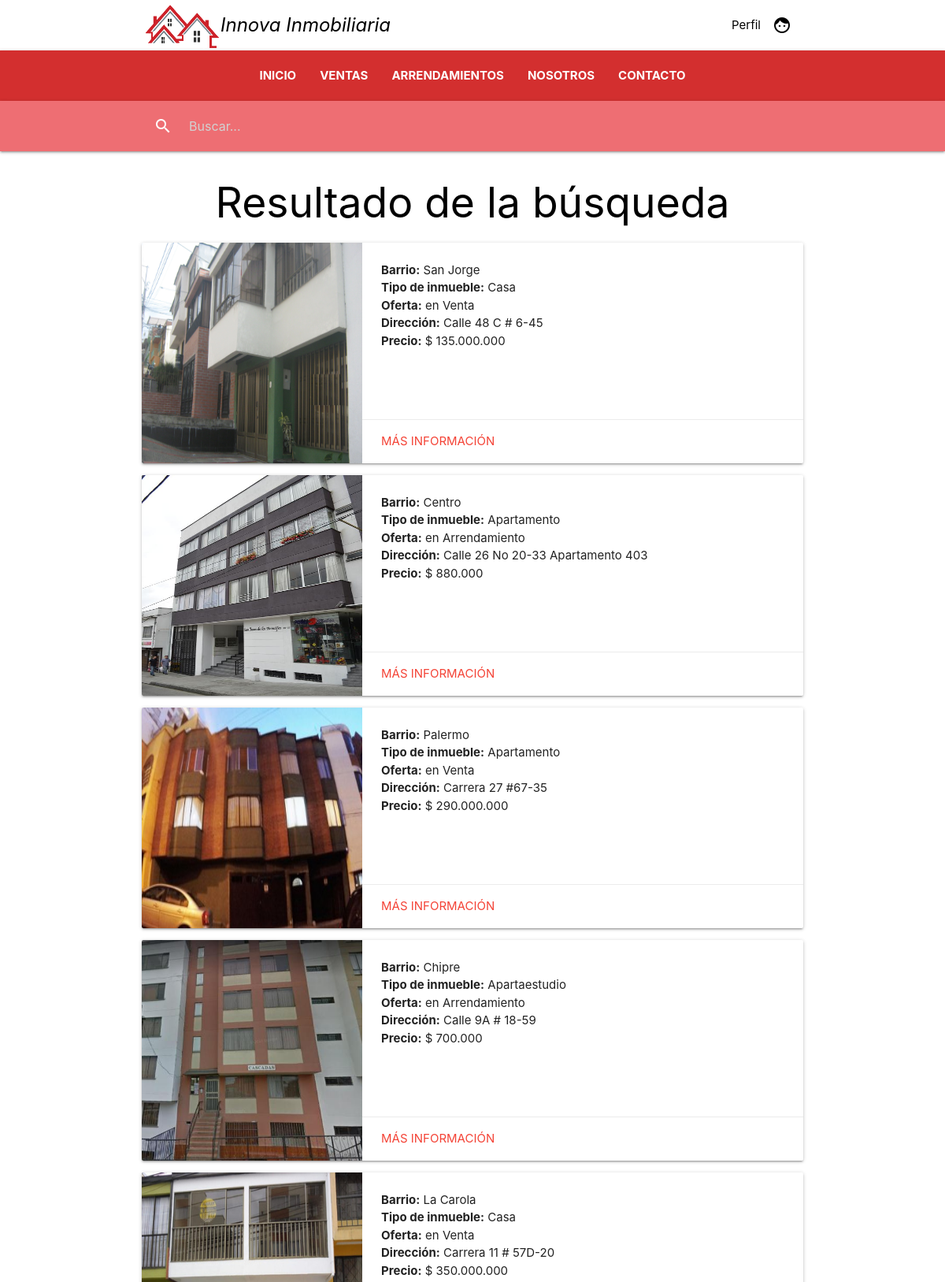
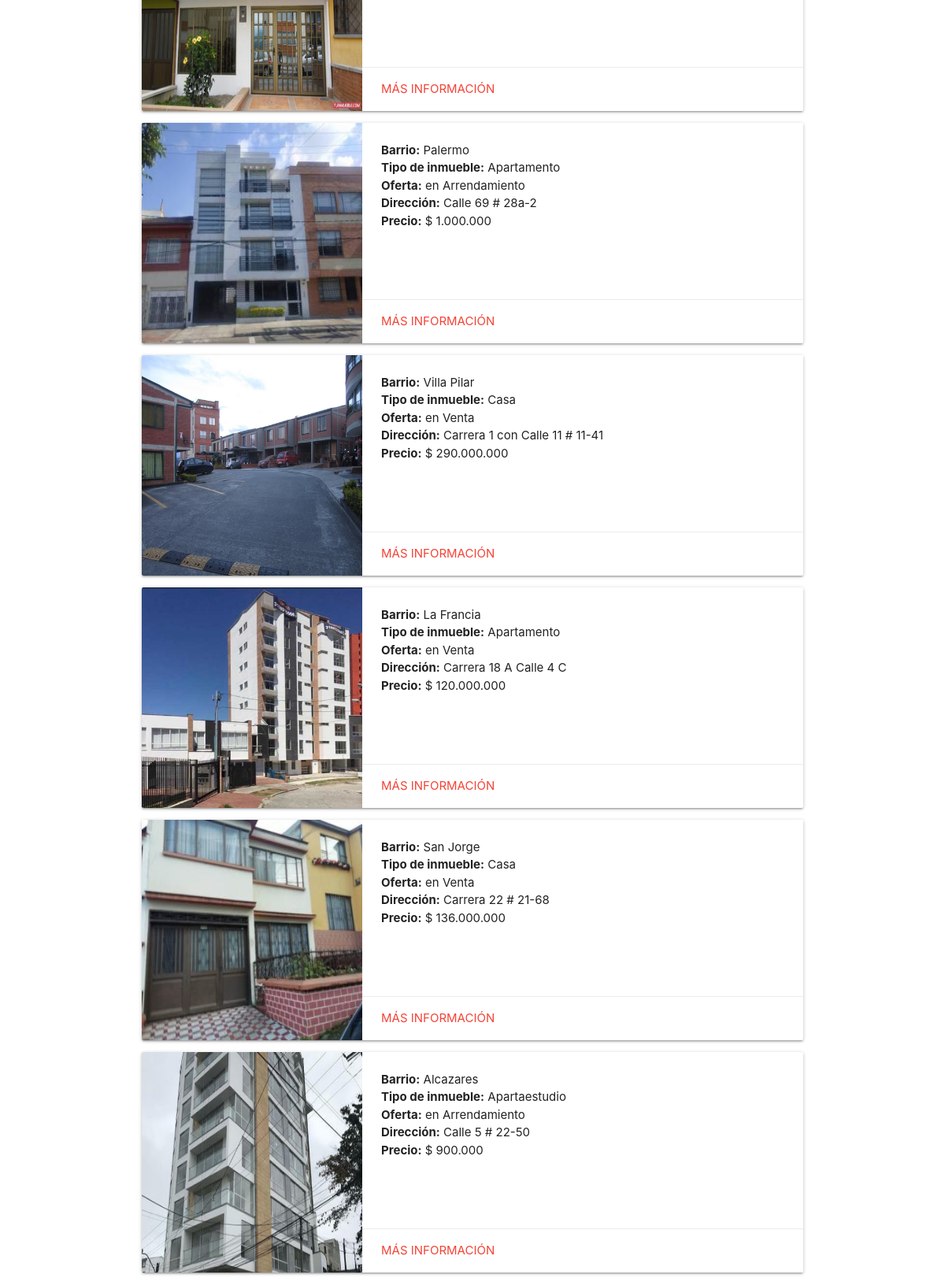
/buscar/ (signed in, upper part), run on the app's committed database (2 pictures, top to bottom).
### inmueble/models.py (models this page shows, shortened)
class Inmueble(models.Model):
    codigo = models.CharField(max_length=50, null=False)
    direccion = models.CharField(max_length=100, null=False)
    IDBarrio = models.ForeignKey(Barrio, null=False, on_delete=models.PROTECT)
    precio = models.DecimalField(max_digits=9, decimal_places=0,  null=False)
    IDTipo_de_inmueble = models.ForeignKey(Tipo_de_inmueble, null=False, on_delete=models.PROTECT)
    IDTipo_de_oferta = models.ForeignKey(Tipo_de_oferta, null=False, on_delete=models.PROTECT)
    alcoba = models.IntegerField(null=False)
    baño = models.IntegerField(null=False)
    parqueadero = models.BooleanField(null=False)
    disponible = models.BooleanField(null=False)
    descripcion = models.CharField(max_length=300, null=True)
    imagenppal = models.FileField(null=False, upload_to="imagenes/%Y/%m/%d")

class Barrio(models.Model):
    nombre = models.CharField(max_length=80, null=False)
    IDCiudad = models.ForeignKey(Ciudad, null=False, on_delete=models.PROTECT)

class Tipo_de_inmueble(models.Model):
    nombre = models.CharField(max_length=25, null=False)

class Tipo_de_oferta(models.Model):
    nombre = models.CharField(max_length=20, null=False)

### inmueble/views.py (the view)
# urls.py: path('buscar/', views.Busqueda, name='buscar'),
def Busqueda(request):
    queryset = request.GET.get("buscar")
    b = Inmueble.objects.filter(disponible=True)
    if queryset:
        b = Inmueble.objects.filter(
            Q(IDBarrio__nombre__icontains = queryset) |
            Q(IDTipo_de_inmueble__nombre__icontains = queryset) |
            Q(IDTipo_de_oferta__nombre__icontains = queryset)
        )
    return render(request, 'inmueble/inmueble_search.html', {'object_list':b, 'buscar':queryset})

### templates/inmueble/inmueble_search.html (shortened to what this page needs)
{% extends 'base/base.html' %}
{% load static %}
{% load humanize %}
{% block container %}
<h2 class="header center black-text text-lighten-3">Resultado de la búsqueda</h2>
  {% for data in object_list %}
    <div class="card horizontal">
      <div class="card-image">
        <img src="../../media/{{ data.imagenppal }}" style="width:280px; height:280px;">
      </div>
      <div class="card-stacked">
        <div class="card-content">
          <p><b>Barrio:</b> {{ data.IDBarrio.nombre }}</p>
          <p><b>Tipo de inmueble:</b> {{ data.IDTipo_de_inmueble.nombre }}</p>
          <p><b>Oferta:</b> en {{ data.IDTipo_de_oferta.nombre }}</p>
          <p><b>Dirección:</b> {{ data.direccion }}</p>
          <p><b>Precio:</b> $ {{ data.precio|intcomma }}</p>
        </div>
        <div class="card-action">
          <a href="{% url 'detalle' data.id %}" class="red-text">Más información</a>
        </div>
      </div>
    </div>
  {% endfor %}
{% endblock  %}

### data on the page
Inmueble: imagenppal (picture), IDBarrio.nombre "San Jorge", IDTipo_de_inmueble.nombre "Casa", IDTipo_de_oferta.nombre "Venta", direccion "Calle 48 C # 6-45", precio "135.000.000"
Inmueble: imagenppal (picture), IDBarrio.nombre "Centro", IDTipo_de_inmueble.nombre "Apartamento", IDTipo_de_oferta.nombre "Arrendamiento", direccion "Calle 26 No 20-33 Apartamento 403", precio "880.000"
Inmueble: imagenppal (picture), IDBarrio.nombre "Palermo", IDTipo_de_inmueble.nombre "Apartamento", IDTipo_de_oferta.nombre "Venta", direccion "Carrera 27 #67-35", precio "290.000.000"
Inmueble: imagenppal (picture), IDBarrio.nombre "Chipre", IDTipo_de_inmueble.nombre "Apartaestudio", IDTipo_de_oferta.nombre "Arrendamiento", direccion "Calle 9A # 18-59", precio "700.000"
Inmueble: imagenppal (picture), IDBarrio.nombre "La Carola", IDTipo_de_inmueble.nombre "Casa", IDTipo_de_oferta.nombre "Venta", direccion "Carrera 11 # 57D-20", precio "350.000.000"
Inmueble: imagenppal (picture), IDBarrio.nombre "Palermo", IDTipo_de_inmueble.nombre "Apartamento", IDTipo_de_oferta.nombre "Arrendamiento", direccion "Calle 69 # 28a-2", precio "1.000.000"
Inmueble: imagenppal (picture), IDBarrio.nombre "Villa Pilar", IDTipo_de_inmueble.nombre "Casa", IDTipo_de_oferta.nombre "Venta", direccion "Carrera 1 con Calle 11 # 11-41", precio "290.000.000"
Inmueble: imagenppal (picture), IDBarrio.nombre "La Francia", IDTipo_de_inmueble.nombre "Apartamento", IDTipo_de_oferta.nombre "Venta", direccion "Carrera 18 A Calle 4 C", precio "120.000.000"
Inmueble: imagenppal (picture), IDBarrio.nombre "San Jorge", IDTipo_de_inmueble.nombre "Casa", IDTipo_de_oferta.nombre "Venta", direccion "Carrera 22 # 21-68", precio "136.000.000"
Inmueble: imagenppal (picture), IDBarrio.nombre "Alcazares", IDTipo_de_inmueble.nombre "Apartaestudio", IDTipo_de_oferta.nombre "Arrendamiento", direccion "Calle 5 # 22-50", precio "900.000"
